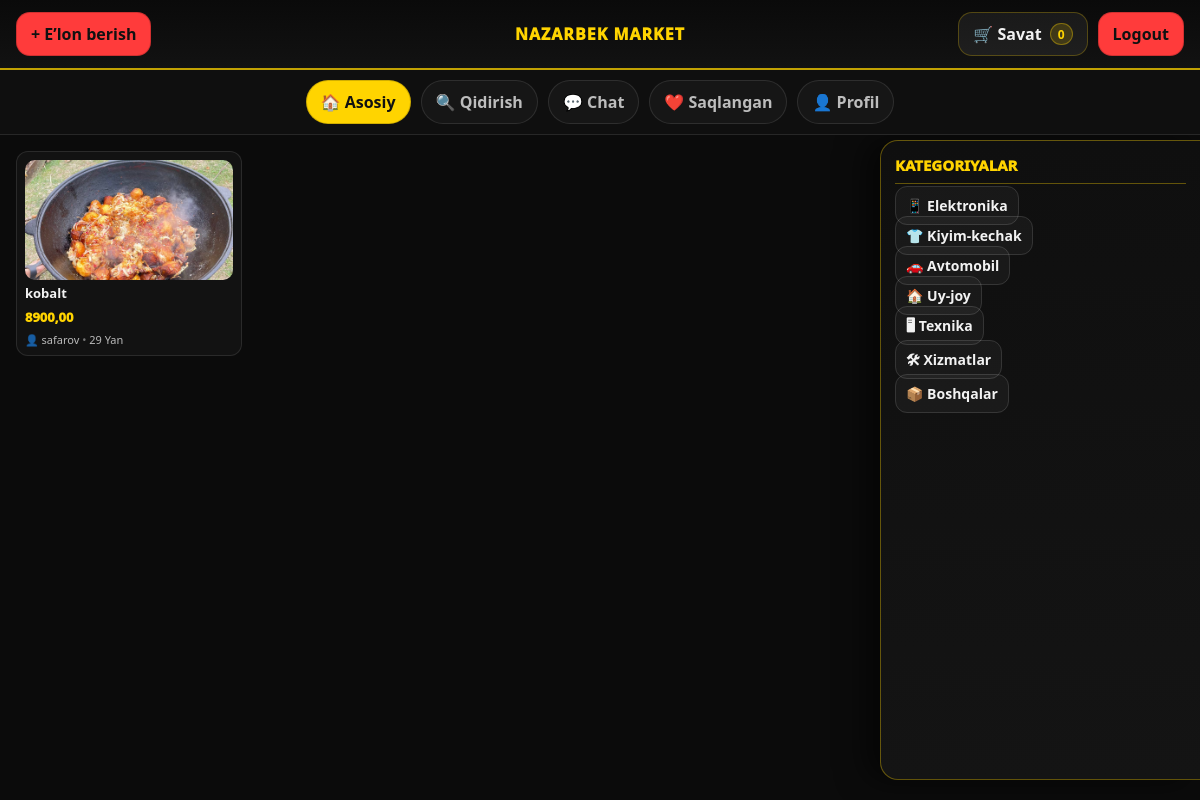
The app's page /main?category=kiyim with its own data.
### Product/models.py (models this page shows, shortened)
class Product(models.Model):
    CATEGORY_CHOICES = [
        ("elektronika", "Elektronika"),
        ("kiyim", "Kiyim-kechak"),
        ("avto", "Avtomobil"),
        ("uy", "Uy-joy"),
        ("texnika", "Texnika"),
        ("xizmat", "Xizmatlar"),
        ("boshqa", "Boshqalar"),
    ]
    owner = models.ForeignKey(
        settings.AUTH_USER_MODEL,
        on_delete=models.CASCADE,
        related_name="products"
    )
    title = models.CharField(max_length=120)
    description = models.TextField(blank=True)
    price = models.DecimalField(max_digits=12, decimal_places=2)
    category = models.CharField(max_length=30, choices=CATEGORY_CHOICES, default="boshqa")
    image = models.ImageField(upload_to="products/", blank=True, null=True)
    location_name = models.CharField(max_length=150, blank=True)
    created_at = models.DateTimeField(auto_now_add=True)
    is_active = models.BooleanField(default=True)
    phone_number=models.CharField(max_length=20)
    class Meta:
        ordering = ["-created_at"]

### configapp/views.py (the view)
# urls.py: path('main',dashboard, name='dashboard'),
def dashboard(request):
    category = request.GET.get("category")
    qs = Product.objects.all().order_by("-created_at")
    if category:
        qs = qs.filter(category=category)
    return render(request, "home.html", {
        "products": qs,
        "cart_count": 0,  # sizda savat count boshqa joydan kelsa, o‘sha logikani qo‘ying
    })

### configapp/context_processors.py (called while the page is built)
def cart_count(request):
    if request.user.is_authenticated:
        total = CartItem.objects.filter(user=request.user).aggregate(s=Sum("quantity"))["s"] or 0
        return {"cart_count": total}
    return {"cart_count": 0}

### templates/home.html
{% extends "dashboard.html" %}
{% block content %}
  <div class="grid">
    {% for p in products %}
      <a class="card card--link" href="{% url 'product_detail' p.id %}">
        {% if p.image %}
          <img class="card__img" src="{{ p.image.url }}" alt="{{ p.title }}">
        {% else %}
          <div class="card__img"></div>
        {% endif %}
        <h3 class="card__title">{{ p.title }}</h3>
        <div class="card__price">{{ p.price }}</div>
        <div class="card__meta">
          👤 {{ p.owner.username }}
          <span style="opacity:.6;">•</span>
          {{ p.created_at|date:"d M" }}
        </div>
      </a>
    {% empty %}
      <p>Hozircha e’lon yo‘q.</p>
    {% endfor %}
  </div>
{% endblock %}

### static/dashboard.css (style rules this page uses)
:root { --bg:#0b0b0b; --panel:#121212; --panel2:#0f0f0f; --text:#f2f2f2; --muted:#bdbdbd; --yellow:#ffd400; --red:#ff3b3b; --stroke:rgba(255,255,255,.12); --sidebar-w:320px; --gap:18px; }
* { box-sizing:border-box; }
html,body { height:100%; }
body { margin:0; font-family:system-ui,-apple-system,Segoe UI,Roboto,Arial,sans-serif; background:var(--bg); color:var(--text); }
a { color:inherit; text-decoration:none; }
.grid { display:grid; grid-template-columns:repeat(auto-fill,minmax(200px,1fr)); gap:10px; }
.card { display:flex; flex-direction:column; background:rgba(255,255,255,.03); border:1px solid rgba(255,255,255,.10); border-radius:12px; padding:8px; gap:6px; }
.card__img { width:100%; height:120px; object-fit:cover; display:block; border-radius:10px; background:#0e0e0e; }
.card__title { font-size:13px; font-weight:900; margin:0; line-height:1.2; }
.card__price { font-size:13px; font-weight:1000; color:var(--yellow); }
.card__meta { font-size:11px; opacity:.75; }

### records on screen
Product: image (picture), title "kobalt", price "8900,00", owner.username "safarov", created_at "29 Yan"

### other values on screen
{{ cart_count|default:0 }} "0"
